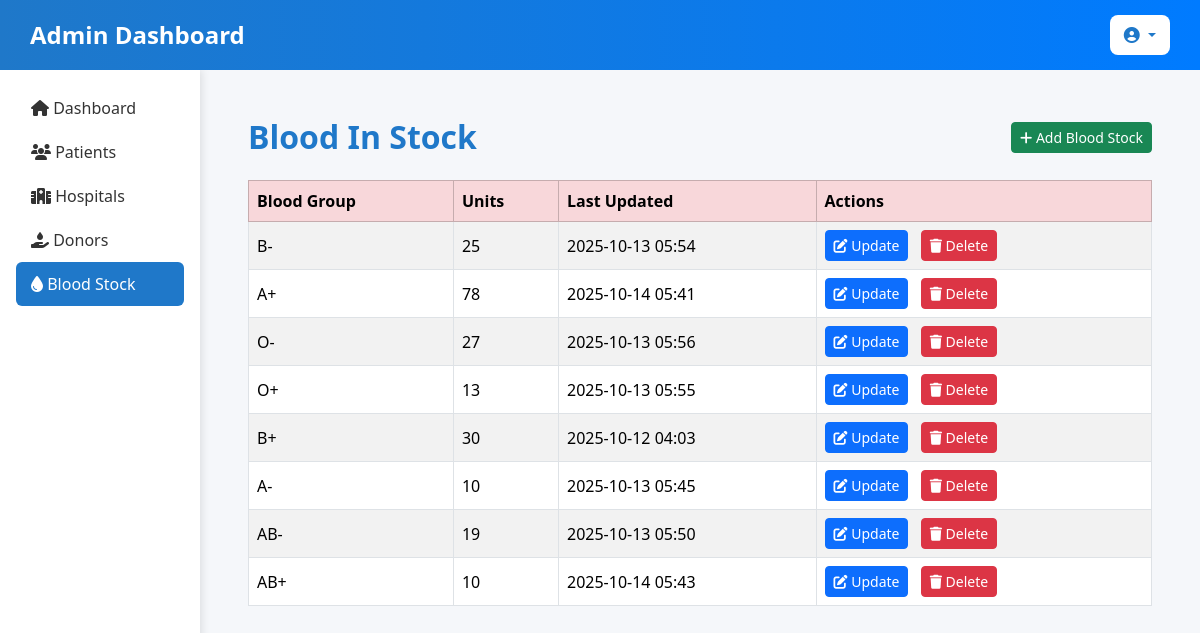
Page /bloodstock/ on the earlier database version.
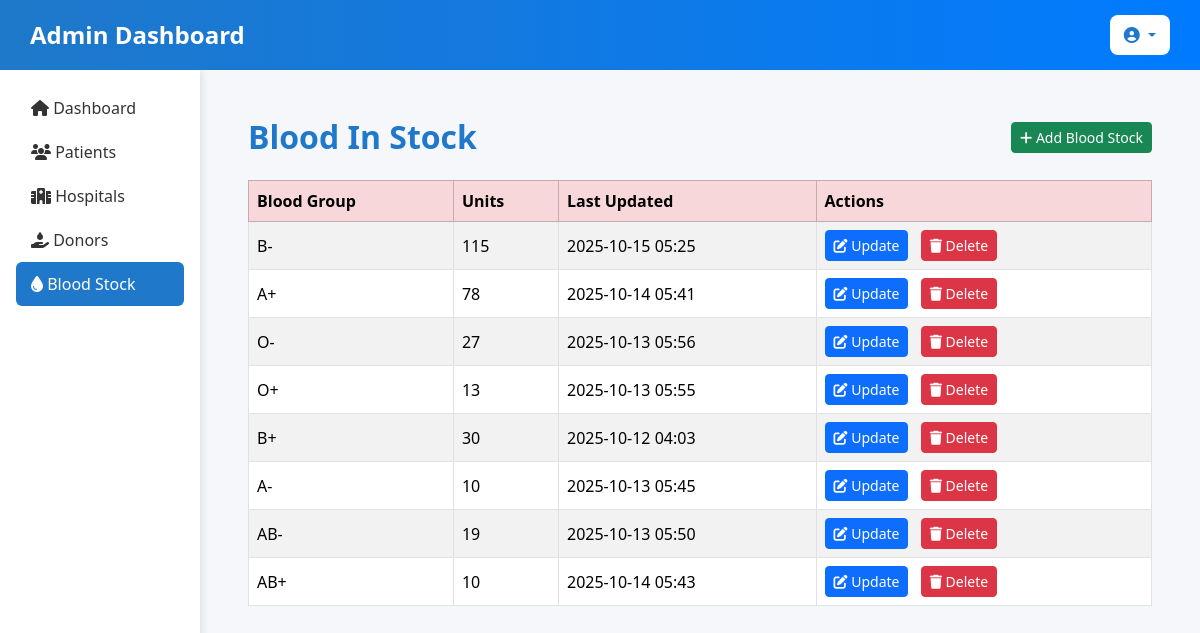
Same page on the later database version.
### blood_bank_app/models.py (models this page shows, shortened)
class BloodStock(models.Model):
    BLOOD_GROUPS = [
        ('A+', 'A+'), ('A-', 'A-'),
        ('B+', 'B+'), ('B-', 'B-'),
        ('AB+', 'AB+'), ('AB-', 'AB-'),
        ('O+', 'O+'), ('O-', 'O-'),
    ]
    blood_group = models.CharField(max_length=3, choices=BLOOD_GROUPS, unique=True)
    units = models.PositiveIntegerField(default=0)
    last_updated = models.DateTimeField(auto_now=True)

### blood_bank_app/views.py (the view)
# urls.py: path('bloodstock/', views.blood_stock_list, name='blood_stock_list'),
def blood_stock_list(request):
    stocks = BloodStock.objects.all()
    return render(request,'admin/blood_stock_list.html',{'stocks':stocks})

### blood_bank_app/templates/admin/blood_stock_list.html (shortened to what this page needs)
<!DOCTYPE html>
<html lang="en">
<head>
    <link rel="stylesheet" href="https://cdnjs.cloudflare.com/ajax/libs/font-awesome/6.4.2/css/all.min.css">
    <link href="https://cdn.jsdelivr.net/npm/bootstrap@5.3.3/dist/css/bootstrap.min.css" rel="stylesheet">
</head>
<body>
     <nav class="navbar d-flex justify-content-between align-items-center">
        <h1 class="text-white mb-0">Admin Dashboard</h1>
        <div class="dropdown">
            <button class="btn btn-light dropdown-toggle" type="button" id="adminDropdown" data-bs-toggle="dropdown" aria-expanded="false">
                <i class="fa-solid fa-user-circle"></i> {{ request.user.username }}
            </button>
        </div>
    </nav>
    <div class="container-fluid">
        <div class="row">
            <div class="col-md-2 p-3 sidebar">
                <nav class="nav flex-column">
                    <a class="nav-link" href="{% url 'dashboard' %}">
                        <i class="fa-solid fa-home"></i> Dashboard
                    </a>
                    <a class="nav-link" href="#">
                        <i class="fa-solid fa-users"></i> Patients
                    </a>
                    <a class="nav-link" href="#">
                        <i class="fa-solid fa-hospital"></i> Hospitals
                    </a>
                    <a class="nav-link" href="#">
                        <i class="fa-solid fa-hand-holding-droplet"></i> Donors
                    </a>
                    <a class="nav-link active" href="{% url 'blood_stock_list' %}">
                        <i class="fa-solid fa-droplet"></i> Blood Stock
                    </a>
                </nav>
            </div>
            <div class="col-md-10 p-4">
    <div class="card-dashboard p-4">
        <div class="d-flex justify-content-between align-items-center mb-4">
            <h2 class="mb-0">Blood In Stock</h2>
            <a href="{% url 'add_blood_stock' %}" class="btn btn-success btn-sm">
                <i class="fa-solid fa-plus"></i> Add Blood Stock
            </a>
        </div>
        <div class="table-responsive">
            <table class="table table-bordered table-striped align-middle">
                <thead class="table-danger">
                    <tr>
                        <th>Blood Group</th>
                        <th>Units</th>
                        <th>Last Updated</th>
                        <th>Actions</th>
                    </tr>
                </thead>
                <tbody>
                    {% for stock in stocks %}
                    <tr>
                        <td>{{ stock.blood_group }}</td>
                        <td>{{ stock.units }}</td>
                        <td>{{ stock.last_updated|date:"Y-m-d H:i" }}</td>
                        <td>
                            <a href="{% url 'update_blood_stock' stock.id %}" class="btn btn-primary btn-sm me-2">
                                <i class="fa-solid fa-pen-to-square"></i> Update
                            </a>
                            <a href="{% url 'delete_blood_stock' stock.id %}" class="btn btn-danger btn-sm" onclick="return confirm('Are you sure you want to delete this record?')">
                                <i class="fa-solid fa-trash"></i> Delete
                            </a>
                        </td>
                    </tr>
                    {% empty %}
                    <tr>
                        <td colspan="4" class="text-center text-muted">No stock records found.</td>
                    </tr>
                    {% endfor %}
                </tbody>
            </table>
        </div>
    </div>
</div>
        </div>
    </div>
</body>
</html>

### blood_bank_app/templates/admin/blood_stock_list.html (style rules this page uses)
body { background-color: #f5f7fa; font-family: 'Segoe UI', Tahoma, Geneva, Verdana, sans-serif; }
.navbar { background: linear-gradient(90deg, #1F78C9, #007BFF); padding: 15px 30px; }
.navbar h1 { font-size: 24px; font-weight: 600; }
.dropdown .btn { background-color: #fff; color: #1F78C9; font-weight: 500; border: none; border-radius: 8px; padding: 8px 14px; }
.sidebar { min-height: 100vh; background: #fff; box-shadow: 2px 0 8px rgba(0,0,0,0.1); }
.sidebar .nav-link { color: #333; font-weight: 500; padding: 10px 15px; }
.sidebar .nav-link.active { background-color: #1F78C9; color: #fff; border-radius: 6px; }
h2 { color: #1F78C9; font-weight: 600; margin-bottom: 20px; }

Differences in the rows shown:
changed BloodStock (number 1 of 8 on the later page): units "25" → "115"; last_updated "2025-10-13 05:54" → "2025-10-15 05:25"
